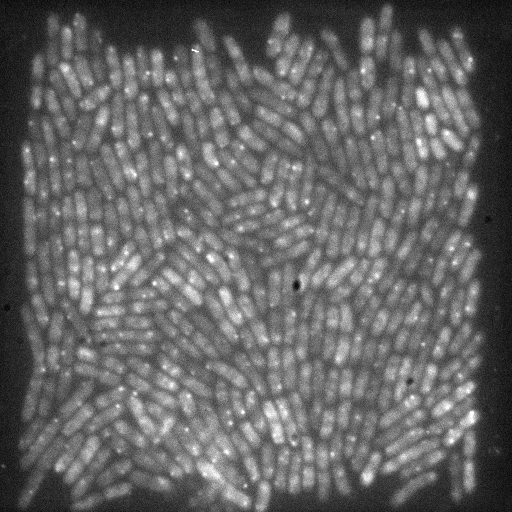
%> input picture test.tiff, 512 x 512 px
$ octave --eval "result = SMT_spotDetect(imread('test.tiff'));"   (GNU Octave 9; MATLAB toolbox functions it lacks are replaced by stand-ins)
%> lines starting %> are read from the running program, lines starting %| are printed output that depends on the picture
### SMT_genAnscombe.m
function T = genAnscombe(I, varargin)
%% T=SMT_genAnscombe(I, meanGauss, stdGauss, gain)
%
% Implementation of both the traditional Anscombe transform and a variant of
% the Anscombe variance stabilizing transform that takes into account Poisson
% noise from the detector AND additative Gaussian read-out
% noise. The variance stabilizing formulas aim at transforming poisson
% distributions, where the variance is linked to the mean, to gauss
% distributions with a constant variance for easier denoising etc.
% The generalized transform is taken from:
% F. Murtagh, J.-L. Starck, A. Bijaoui, "Image restoration with noise supression
% using a multiresolution support", Astrology and Astrophysics, 112 (1995)
%
%
% Input:
% I               : The data that should be operated on.
%
% Possible extra input:
% meanGauss       : The mean of the gaussian distributed noise/data
% stdGauss        : The std dev of the gaussian distributed noise/data
% gain            : the detector gain
%
% Output:
% An array of the same size as the input data 'I'.
%
% options:
%

%% copyright notice
%%%%%%%%%%%%%%%%%%%%%%%%%%%%%%%%%%%%%%%%%%%%%%%%%%%%%%%%%%%%%%%%%%%%%%%%%%%
% SMT_genAnscombe.m, Performs a general version of the Anscombe transform
% =========================================================================
%
% Copyright (C) 2012 Fredrik Persson
%
% E-mail: freddie.persson@gmail.com
%%%%%%%%%%%%%%%%%%%%%%%%%%%%%%%%%%%%%%%%%%%%%%%%%%%%%%%%%%%%%%%%%%%%%%%%%%%
% This program is free software: you can redistribute it and/or modify it
% under the terms of the GNU General Public License as published by the
% Free Software Foundation, either version 3 of the License, or any later
% version.
% This program is distributed in the hope that it will be useful, but
% WITHOUT ANY WARRANTY; without even the implied warranty of
% MERCHANTABILITY or FITNESS FOR A PARTICULAR PURPOSE. See the GNU General
% Public License for more details.
%
% You should have received a copy of the GNU General Public License along
% with this program. If not, see <http://www.gnu.org/licenses/>.

%% start of actual code
I = double(I);

if nargin == 1
    % Run the transform for 'pure' Poisson noise.
    T = 2*sqrt(I+3/8);
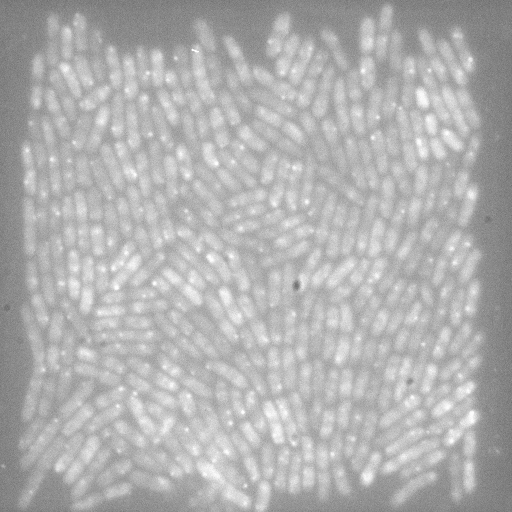
%> T: size 512x512 double; min 105.6, max 252.8, mean 177.6
elseif nargin == 4
    % Run the transform for additative Poisson and Gaussian noise.
    meanGauss = varargin{1};
    stdGauss = varargin{2};
    gain = varargin{3};
    T = (2/gain)*sqrt(gain*double(I) + (3/8) + stdGauss^2-gain*meanGauss);

end

### SMT_waveletFilt.m
function [signWP, multiSuppMask]=SMT_waveletFilt(I, varargin)
%% [filteredImg, multiSuppMask]=SMT_waveletFilt(I, varargin)
%
% Filters input data by applying a possibly iterative wavelet denoising approach using
% the A Trous wavelet transform. The iterative filtering is based on identifying
% significant wavelet coefficients and rebuilding the image from them. Then
% take the residual (Image-reconstructed image) and do the same for that and
% add it to the old reconstructed image until the last reconstructed image
% only contains non significant data...
% For more reading consult:
% J.-L. Starck, F. Murtagh, A. Bijaoui, "Multiresolution Support Applied to
% Image Filtering and Restoration", Graph. Models Image Process, 57:5 (1995)
% J.-C. Olivo-Marin, "Extraction of spots in biological images using
% multiscale products", Pattern Recognition, 35 (2002).
%
% Input:
% I               : The data that should be operated on.
%
% Output:
% An [m,n,levels+1], where [m, n]=size(I). The levels+1 image plane
% is the last smoothed image.
%
% options:
% 'Levels'        : followed by the number of wavelet planes to calculate.
%                   Default value is 3.
% 'Iter'          : if given use iterative filtering on the image.
% 'Display'       : if given, the filtered image and the multiscale support are displayed.
% 'maxIter'       : followed by the max number of iterations. Default is
%                   10.
% 'convLimit'     : The convergence criteria for the iterations. Default is
%                   0.001
% 'simNoise'      : if given, the significance level is determined from
%                   simulated gaussian noise (Starck et al 1995).
% 'actualPlaneNoise'   : if given the significance level will be estimated from the
%                   actual plane, using a numeric prefactor (Olivo-Marin 2002).
%                   This is the default method defined in SMT_getWaveletNoiseLevels.
% 'firstPlaneNoise'    : if given the significance level will be estimated from
%                   the first wavelet plane.
% 'noiseTH'       : followed by the threshold to use for the wavelet coeff
%                   significance, sign = TH*noiselevels. Default is 3.
% 'noiseROI'      : followed by a [y1, y2, x1, x2] array for the ROI.
% 'autoDetectColony'    : automatically identifies a dense bacterial colony
%                   to use for noise estimation.
% 'Jeffrey'       : if given the Jeffrey non-informative prior will be used
%                   for selecting significant values instead of the common
%                   hard threshold.
%

%% copyright notice
%%%%%%%%%%%%%%%%%%%%%%%%%%%%%%%%%%%%%%%%%%%%%%%%%%%%%%%%%%%%%%%%%%%%%%%%%%%
% SMT_waveletFilt.m, Performs iterative wavelet filtering
% =========================================================================
%
% Copyright (C) 2012 Fredrik Persson
%
% E-mail: freddie.persson@gmail.com
%%%%%%%%%%%%%%%%%%%%%%%%%%%%%%%%%%%%%%%%%%%%%%%%%%%%%%%%%%%%%%%%%%%%%%%%%%%
% This program is free software: you can redistribute it and/or modify it
% under the terms of the GNU General Public License as published by the
% Free Software Foundation, either version 3 of the License, or any later
% version.
% This program is distributed in the hope that it will be useful, but
% WITHOUT ANY WARRANTY; without even the implied warranty of
% MERCHANTABILITY or FITNESS FOR A PARTICULAR PURPOSE. See the GNU General
% Public License for more details.
%
% You should have received a copy of the GNU General Public License along
% with this program. If not, see <http://www.gnu.org/licenses/>.

%% start of actual code

%% read options
levels = 3;
maxIter = 10;
do_display = false;
do_iter = false;
singlePlane = 0;
convLimit = 0.001;
extraArgs_gSWL = {''};
extraArgs_gSWC = {''};
extraArgs_AT = {''};


if(nargin>1)        % parse options
    kmax = nargin;   % stopping criterion
    if iscell(varargin{1})
        varargin = varargin{1};     % fulhack
%> varargin = {''}
        kmax = length(varargin)+1;
%> kmax = 2
    end
    % argument counter
    k = 1;
    while(k<kmax)
        option=varargin{k};
        if(strcmpi(option,'Display'))
            do_display = true;
            extraArgs_gSWL{end+1} = option;
            extraArgs_AT{end+1} = option;
            k=k+1;
        elseif(strcmpi(option,''))   % fulhack
            k=k+1;
        elseif(strcmpi(option,'Levels'))
            if(~isempty(varargin{k+1}))
                extraArgs_gSWL{end+1} = option;
                extraArgs_gSWC{end+1} = option;
                extraArgs_AT{end+1} = option;
                levels = varargin{k+1};
                extraArgs_gSWL{end+1} = levels;
                extraArgs_gSWC{end+1} = levels;
                extraArgs_AT{end+1} = levels;
                if(~isnumeric(levels) || levels<=2 || levels~=round(levels))
                    error('SMT_waveletFilt: Levels option must be followed by a positive integer larger than 2.')
                end
            end
            k=k+2;
        elseif(strcmpi(option,'noiseROI'))
            if(~isempty(varargin{k+1}))
                extraArgs_gSWL{end+1} = option;
                roi = varargin{k+1};
                extraArgs_gSWL{end+1} = roi;
                if(~isnumeric(roi) | length(roi)~=4 | roi~=round(roi))
                    error('SMT_waveletFilt: noiseROI option must be followed by a positive integer array of length 4.')
                end
            end
            k=k+2;
        elseif(strcmpi(option,'Iter'))
                do_iter = true;
            k=k+1;
        elseif(strcmpi(option,'maxIter'))
            if(~isempty(varargin{k+1}))
                maxIter=varargin{k+1};
                if(~isnumeric(maxIter) || maxIter<=0 || maxIter~=round(maxIter))
                    error('SMT_waveletFilt: maxIter option must be followed by a positive integer.')
                end
            end
            k=k+2;
        elseif(strcmpi(option,'convLimit'))
            if(~isempty(varargin{k+1}))
                convLimit=varargin{k+1};
                if(~isnumeric(convLimit) || convLimit<=0 || convLimit>=1)
                    error('SMT_waveletFilt: convLimit option must be followed by a positive number smaller than 1.')
                end
            end
            k=k+2;
        elseif(strcmpi(option,'noiseTH'))
            if(~isempty(varargin{k+1}))
                extraArgs_gSWC{end+1} = option;
                extraArgs_gSWC{end+1} = varargin{k+1};
                if(~isnumeric(varargin{k+1}) || varargin{k+1}<=0)
                    error('SMT_waveletFilt: noiseTH option must be followed by a positive number.')
                end
            end
            k=k+2;
        elseif(strcmpi(option,'Jeffrey'))
            extraArgs_gSWC{end+1} = option;
            k=k+1;
        elseif(strcmpi(option,'simNoise'))
            extraArgs_gSWL{end+1} = option;
            k=k+1;
        elseif(strcmpi(option,'actualPlaneNoise'))
            extraArgs_gSWC{end+1} = option;
            k=k+1;
        elseif(strcmpi(option,'firstPlaneNoise'))
            extraArgs_gSWC{end+1} = option;
            k=k+1;
        elseif(strcmpi(option,'autoDetectColony'))
            extraArgs_gSWL{end+1} = option;
            k=k+1;
        else
            error(['SMT_waveletFilt: option ' option ' not recognized.'])
        end
    end
%> this loop made 1 pass
%> (option, k) on pass 1: ('', 2)
%> after the loop, convLimit = 0.001; do_display = false; do_iter = false; extraArgs_AT = {''}; extraArgs_gSWC = {''}; extraArgs_gSWL = {''}; levels = 3; maxIter = 10
end

%% modify the input data
I_orig = double(I);
originalImg = I_orig;

%% Filtering using significant wavelet coefficients

noiseLevels = SMT_getWaveletNoiseLevels(originalImg, extraArgs_gSWL);
signWP = SMT_getSignWaveletCoeffs(originalImg, noiseLevels, extraArgs_gSWC);

if do_iter
    % iterative filtering
    %[Starck et al, "Multiresolution support applied to image filtering and restoration", (1995)]
    signImg = sum(signWP(:, :, 1:levels+1), 3);
    residualImg = originalImg - signImg;
    sigma_res0 = std2(residualImg);

    epsilon = 1;
    count = 1;
    while (epsilon > convLimit && count < maxIter)
        signWP = SMT_getSignWaveletCoeffs(residualImg, noiseLevels, extraArgs_gSWC);
        signRes = sum(signWP(:, :, 1:levels+1), 3);
        signImg = signImg + signRes; % add significant residuals
        residualImg = originalImg - signImg;
        sigma_res1 = std2(residualImg);
        epsilon = abs(sigma_res0/sigma_res1 - 1);
        sigma_res0 = sigma_res1;
        count = count+1;
    end
    signWP = SMT_ATrous(signImg, extraArgs_AT);
end

%% Multiscale product of wavelets
% The multiresolution support is given by the product in the wavelet domain.
multiSuppImg = abs(prod(signWP(:, :, 1:levels), 3));
multiSuppMask = zeros(size(multiSuppImg));
multiSuppMask(multiSuppImg>std2(multiSuppImg))=1;
end

%%%%%%%%%%%%%%%%
% Subfunctions %
%%%%%%%%%%%%%%%%

### SMT_getWaveletNoiseLevels.m
function sigmaNoise = SMT_getWaveletNoiseLevels(I, varargin)
%% sigmaNoise=SMT_getWaveletNoiseLevels(I, varargin)
%
% Estimates the wavelet planes noise levels for the coefficients. It
% is possible to make use of three different methods.
%
% Input:
% I               : The data that should be operated on.
%
% Output:
% An [1, levels] array, with the corresponding significant noise levels.
%
% options:
% 'Levels'        : followed by the number of wavelet planes to use.
%                   Default value is 3.
% 'Display'       : if given, the wavelets are displayed in individual plots.
% 'simNoise'      : if given, the significance level is determined from
%                   simulated gaussian noise (Starck et al 1995).
% 'noiseROI'      : Uses a subimage for the noise estiamation,
%                   followed by a [y1, y2, x1, x2] array for the ROI.
% 'autoDetectColony'    : as noiseROI but automatically identifies a dense
%                   bacterial colony to use for noise estimation.
%
%

%% copyright notice
%%%%%%%%%%%%%%%%%%%%%%%%%%%%%%%%%%%%%%%%%%%%%%%%%%%%%%%%%%%%%%%%%%%%%%%%%%%
% SMT_getWaveletNoiseLevels.m, Estimates the noise levels in wavelets
% =========================================================================
%
% Copyright (C) 2012 Fredrik Persson
%
% E-mail: freddie.persson@gmail.com
%%%%%%%%%%%%%%%%%%%%%%%%%%%%%%%%%%%%%%%%%%%%%%%%%%%%%%%%%%%%%%%%%%%%%%%%%%%
% This program is free software: you can redistribute it and/or modify it
% under the terms of the GNU General Public License as published by the
% Free Software Foundation, either version 3 of the License, or any later
% version.
% This program is distributed in the hope that it will be useful, but
% WITHOUT ANY WARRANTY; without even the implied warranty of
% MERCHANTABILITY or FITNESS FOR A PARTICULAR PURPOSE. See the GNU General
% Public License for more details.
%
% You should have received a copy of the GNU General Public License along
% with this program. If not, see <http://www.gnu.org/licenses/>.

%% parse input
extraArgs_AT = {''};
levels = 3;
do_simNoise = false;
do_noiseROI = false;
do_autoDetectColony = false;

if(nargin>1)        % parse options
    kmax = nargin;   % stopping criterion
    if iscell(varargin{1})
        varargin = varargin{1};     % fulhack
%> varargin = {''}
        kmax = length(varargin)+1;
%> kmax = 2
    end
    % argument counter
    k = 1;
    while(k<kmax)
        option=varargin{k};
        if(strcmpi(option,'Display'))
            extraArgs_AT{end+1} = option;
            k=k+1;
        elseif(strcmpi(option,''))     % fulhack

            k=k+1;
        elseif(strcmpi(option,'simNoise'))
            do_simNoise = true;
            k=k+1;
        elseif(strcmpi(option,'autoDetectColony'))
            do_autoDetectColony = true;
            k=k+1;
        elseif(strcmpi(option,'Levels'))
            if(~isempty(varargin{k+1}))
                extraArgs_AT{end+1} = option;
                levels = varargin{k+1};
                extraArgs_AT{end+1} = levels;
                if(~isnumeric(levels) || levels<=2 || levels~=round(levels))
                    error('SMT_getSignWaveletLevels: Levels option must be followed by a positive integer larger than 2.')
                end
            end
            k=k+2;
        elseif(strcmpi(option,'noiseROI'))
            if(~isempty(varargin{k+1}))
                do_noiseROI = true;
                noiseROI = varargin{k+1};
                if(~isnumeric(noiseROI) | length(noiseROI)~=4 | noiseROI~=round(noiseROI))
                    error('SMT_getSignWaveletLevels: noiseROI option must be followed by a positive integer array of length 4.')
                end
            end
            k=k+2;
        else
            error(['SMT_getSignWaveletLevels: option ' option ' not recognized.'])
        end
    end
%> after the loop, do_autoDetectColony = false; do_noiseROI = false; do_simNoise = false; extraArgs_AT = {''}; levels = 3
end

%% start of actual code

% Get the wavelet planes
if do_noiseROI
    WP = SMT_ATrous(I(noiseROI(1):noiseROI(2), noiseROI(3):noiseROI(4)), extraArgs_AT);
else
    WP = SMT_ATrous(I, extraArgs_AT);
end

if do_autoDetectColony
    mask = getColony(I);
    ind = find(mask);
end

% Calculate the noise behaviour at each resolution level (can also be
% approximated with std2(WP(:, :, 1)) or std2(WP(:, :, n))/0.67). [Starck et al, "Multiresolution support
% applied to image filtering and restoration", (1995); Olivo-Marin (2002)]

if do_simNoise   %(Starck et al 1995)
    sigmaNoise = ones(1, levels);
    noise = randn(512);
    noiseWP = SMT_ATrous(noise, extraArgs_AT);
    sigmaI = std2(I);
    for ind = 1:levels
        sigmaNoise(ind) = std2(noiseWP(:, :, ind))*sigmaI;
    end
end

    %% alternative where MAD/0.67 is used (Olivo-Marin 2002, Sadler, Swami, IEEE inf theory 1999)
    sigmaNoise = ones(1, levels);
    for i = 1:levels
        waveletplane = WP(:, :, i);
        if do_autoDetectColony
            sigmaNoise(i) = median(abs(waveletplane(ind) - median(waveletplane(ind))))/0.67;
        else
            sigmaNoise(i) = median(abs(waveletplane(:) - median(waveletplane(:))))/0.67;
        end
    end

end

### SMT_ATrous.m
function WP=SMT_ATrous(I, varargin)
%% WP=SMT_ATrous(I, varargin)
%
% Applies the A Trous wavelet transform and gives the 'levels' first wavelets
% from the image I. This wavelet acts by applying a smoothing filter (often gaussian)
% on the image and the 1st wavelet plane is the difference the original image
% and the first smoothed image. Then the smoothed image is filtered by an even
% coarser smoothing filter etc.
% For more reading consult:
% J.-L. Starck, F. Murtagh, A. Bijaoui, "Multiresolution Support Applied to
% Image Filtering and Restoration", Graph. Models Image Process, 57:5 (1995)
% J.-C. Olivo-M-Marin, "Extraction of spots in biological images using
% multiscale products", Pattern Recognition, 35 (2002).
%
% Input:
% I               : The image that should be operated on.
%
% Output:
% An [m,n,levels+1], where [m, n]=size(I). The levels+1 image plane
% is the last smoothed image.
%
% options:
% 'Levels'        : followed by the number of wavelet planes to calculate.
%                   Default value is 3.
% 'Display'       : if given, the wavelets are displayed in individual plots.
%

%% copyright notice
%%%%%%%%%%%%%%%%%%%%%%%%%%%%%%%%%%%%%%%%%%%%%%%%%%%%%%%%%%%%%%%%%%%%%%%%%%%
% SMT_ATrous.m, Performs the A Trous wavelet transform
% =========================================================================
%
% Copyright (C) 2012 Fredrik Persson
%
% E-mail: freddie.persson@gmail.com
%%%%%%%%%%%%%%%%%%%%%%%%%%%%%%%%%%%%%%%%%%%%%%%%%%%%%%%%%%%%%%%%%%%%%%%%%%%
% This program is free software: you can redistribute it and/or modify it
% under the terms of the GNU General Public License as published by the
% Free Software Foundation, either version 3 of the License, or any later
% version.
% This program is distributed in the hope that it will be useful, but
% WITHOUT ANY WARRANTY; without even the implied warranty of
% MERCHANTABILITY or FITNESS FOR A PARTICULAR PURPOSE. See the GNU General
% Public License for more details.
%
% You should have received a copy of the GNU General Public License along
% with this program. If not, see <http://www.gnu.org/licenses/>.


%% read options
levels = 3;
do_display = false;

if(nargin>1)        % parse options
    kmax = nargin;   % stopping criterion
    if iscell(varargin{1})
        varargin = varargin{1};     % fulhack
%> varargin = {''}
        kmax = length(varargin)+1;
%> kmax = 2
    end
    % argument counter
    k = 1;
    while(k<kmax)
        option=varargin{k};
        if(strcmpi(option,'Display'))
            do_display = true;
            k=k+1;
        elseif(strcmpi(option,''))     % fulhack

            k=k+1;
        elseif(strcmpi(option,'Levels'))
            if(~isempty(varargin{k+1}))
                levels=varargin{k+1};
                if(~isnumeric(levels) || levels<=2 || levels~=round(levels))
                    error('SMT_ATrous: Levels option must be followed by a positive integer larger than 2.')
                end
            end
            k=k+2;
        else
            error(['SMT_ATrous: option ' option ' not recognized.'])
        end
    end
%> after the loop, do_display = false; levels = 3
end

%% define variables

[m, n] = size(I);


originalImg = I;
lastImg = I;
img = I;
WP = zeros(m, n, levels + 1);
%> WP: size 512x512x4 double; every value is 0
baseKernel = (1/16)*[1 4 6 4 1];
kernel = [];


%% Make the wavelet planes

if do_display
    figure('Name', ['Wavelet planes']);
end

for ind=1:levels
    if ind>1
        kernel = zeros(1,2*length(kernel)-1);
        kernel(1:2^(ind-1):end) = baseKernel;
    else
        kernel = baseKernel;
    end

    % Pad the matrix before to avoid zero-padding
    pad = (length(kernel)-1)/2;
    lastImgPad = padarray(lastImg, [pad, pad], 'replicate');

    img = conv2(kernel, kernel, lastImgPad, 'valid');

    waveletPlane = double(lastImg)-double(img);

    if do_display
        subplot(1, levels, ind);
        imagesc(waveletPlane);
    end

    WP(:, :, ind) = waveletPlane;
    lastImg = img;
end
%> this loop made 3 passes
%> pad on pass 1: 2
%> pass 1, in SMT_ATrous, `waveletPlane = double(lastImg)-double(img);`:
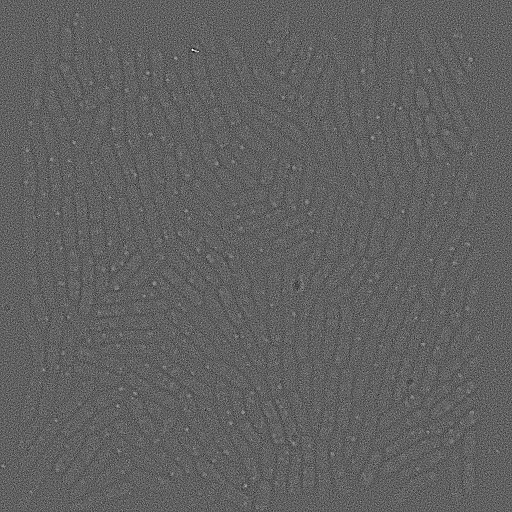
%> waveletPlane: size 512x512 double; min -26.95, max 43.85, mean 0; drawn with min black and max white
%> after the loop, kernel = 17 values, max 0.375 at index 9, min 0 at index 2, mean 0.0588
%> (the rest of the program and of its run is left out)
